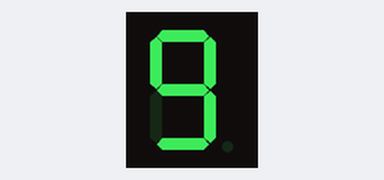
The sketch below on a simulated Arduino Uno, built with avr-gcc and run on an emulated ATmega328P. On the bench: 1-digit seven-segment display. Wiring (inferred from the names in the program): 1-digit 7-segment display, segments lit when HIGH: segments pin 2, pin 3, pin 4, pin 5, pin 6, pin 7, pin 8. The segment pins are drawn as the display they are named for.

Above: at 0.1 s.
At 1.1 s:
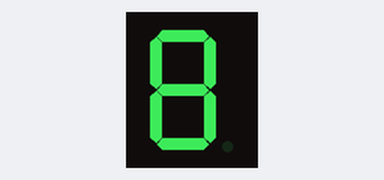
At 2.1 s:
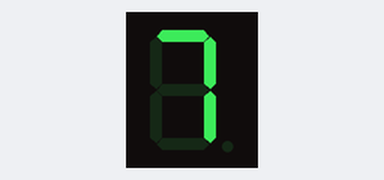
At 4.1 s:
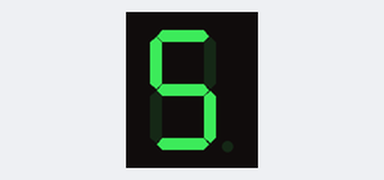
At 6.1 s:
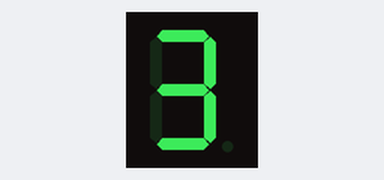
At 9.1 s:
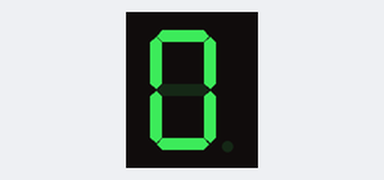

The sketch:

TP1.3.ino
```cpp
const int a = 2;  // Le segment a est connecte au pin 2
const int b = 3;  // Le segment a est connecte au pin 3
const int c = 4;  // Le segment a est connecte au pin 4
const int d = 5;  // Le segment a est connecte au pin 5
const int e = 6;  // Le segment a est connecte au pin 6
const int f = 7;  // Le segment a est connecte au pin 7
const int g = 8;  // Le segment a est connecte au pin 8
const int dot = 9; // Le segment correspondant au point est connecte au pin 9

void setup() {
	// Initialisation de tout les segment en tant que sortie
	pinMode(a, OUTPUT);  //A
	pinMode(b, OUTPUT);  //B
	pinMode(c, OUTPUT);  //C
	pinMode(d, OUTPUT);  //D
	pinMode(e, OUTPUT);  //E
	pinMode(f, OUTPUT);  //F
	pinMode(g, OUTPUT);  //G
}

void loop() {
	for(int number = 9; number >=0; number--) // Commence un décompte allant de 9 à 0 toute les seconde
	{
		ClearNumber();
		displayNumber(number);
		delay(1000);
	}
	//delay(1000);
}

void displayNumber(int number)
{
	// Affiche le chiffre souhaité sur l'afficheur 7 segments
	if(number != 1 && number != 4 && number != 11 && number != 12 && number != 13)
		digitalWrite(a,HIGH);

	if(number != 5 && number != 6 && number != 11 && number != 12 && number != 14 && number != 15)
		digitalWrite(b,HIGH);

	if(number !=2 && number != 12 && number != 14 && number != 15)
		digitalWrite(c,HIGH);

	if(number != 1 && number != 4 && number != 7 && number != 10 && number != 15)
		digitalWrite(d,HIGH);

	if(number == 2 || number == 6 || number == 8 || number == 0 || number >= 10)
		digitalWrite(e,HIGH);

	if(number != 1 && number != 2 && number != 3 && number != 7 && number != 12 && number != 13)
		digitalWrite(f,HIGH);

	if (number != 0 && number != 1 && number !=7)
		digitalWrite(g,HIGH);

}

void ClearNumber()
{
	// Réinitialise l'afficheur 7 segments
	digitalWrite(a,LOW);
	digitalWrite(b,LOW);
	digitalWrite(c,LOW);
	digitalWrite(d,LOW);
	digitalWrite(e,LOW);
	digitalWrite(f,LOW);
	digitalWrite(g,LOW);
}
```

Measured:
- by itself, everything shown: repeats every 10.0 s, in 10 steps
- what the display in image 1 shows lasts 1.0 s, from 1.0 s to 2.0 s
